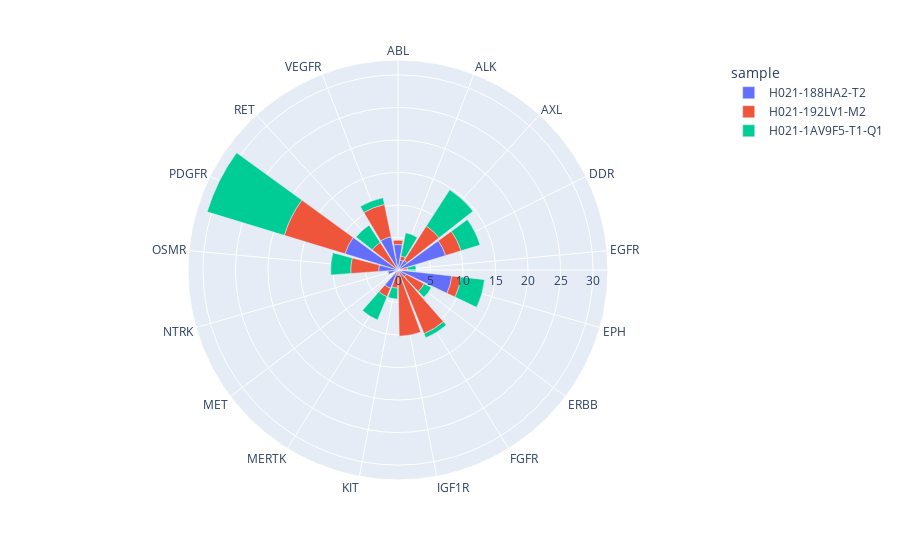

The code cell stored with this chart in its notebook:
### Code cell
import plotly.graph_objects as go
import plotly.express as px
import pandas as pd

fig = px.bar_polar(df, r = 'value', theta = 'variable', 
                    #line_close = True,
                    color = 'sample',
                    barmode='group')
#fig.update_traces(fill = 'toself')
#fig.update_layout(width=1400, height=600)
fig.show()

### Figure 1 — Plotly figure (JSON) as saved in the notebook; plotly's stock layout.template omitted (floating-point values rounded to 4 significant figures)
{"data": [{"hovertemplate": "sample=H021-188HA2-T2<br>value=%{r}<br>variable=%{theta}<extra></extra>", "legendgroup": "H021-188HA2-T2", "marker": {"color": "#636efa", "pattern": {"shape": ""}}, "name": "H021-188HA2-T2", "r": [3.922, 1.544, 1.805, 7.655, 0, 8.339, 1.429, 0, 0.9894, 0, 3.051, 0, 1.562, 2.962, 8.521, 0.5193, 5.231], "showlegend": true, "subplot": "polar", "theta": ["ABL", "ALK", "AXL", "DDR", "EGFR", "EPH", "ERBB", "FGFR", "IGF1R", "KIT", "MERTK", "MET", "NTRK", "OSMR", "PDGFR", "RET", "VEGFR"], "type": "barpolar"}, {"hovertemplate": "sample=H021-192LV1-M2<br>value=%{r}<br>variable=%{theta}<extra></extra>", "legendgroup": "H021-192LV1-M2", "marker": {"color": "#EF553B", "pattern": {"shape": ""}}, "name": "H021-192LV1-M2", "r": [0.6644, 0.6732, 6.236, 2.493, 1.447, 1.381, 3.121, 10.59, 9.183, 2.793, 1.398, 0, 0.0557, 4.323, 9.77, 4.535, 5.064], "showlegend": true, "subplot": "polar", "theta": ["ABL", "ALK", "AXL", "DDR", "EGFR", "EPH", "ERBB", "FGFR", "IGF1R", "KIT", "MERTK", "MET", "NTRK", "OSMR", "PDGFR", "RET", "VEGFR"], "type": "barpolar"}, {"hovertemplate": "sample=H021-1AV9F5-T1-Q1<br>value=%{r}<br>variable=%{theta}<extra></extra>", "legendgroup": "H021-1AV9F5-T1-Q1", "marker": {"color": "#00cc96", "pattern": {"shape": ""}}, "name": "H021-1AV9F5-T1-Q1", "r": [0, 3.615, 6.626, 3.038, 1.331, 3.67, 1.235, 0.677, 0, 1.667, 3.849, 0, 0, 3.067, 12.39, 3.151, 1.055], "showlegend": true, "subplot": "polar", "theta": ["ABL", "ALK", "AXL", "DDR", "EGFR", "EPH", "ERBB", "FGFR", "IGF1R", "KIT", "MERTK", "MET", "NTRK", "OSMR", "PDGFR", "RET", "VEGFR"], "type": "barpolar"}], "layout": {"barmode": "group", "legend": {"title": {"text": "sample"}, "tracegroupgap": 0}, "margin": {"t": 60}, "polar": {"angularaxis": {"direction": "clockwise", "rotation": 90}, "domain": {"x": [0, 1], "y": [0, 1]}}}}
